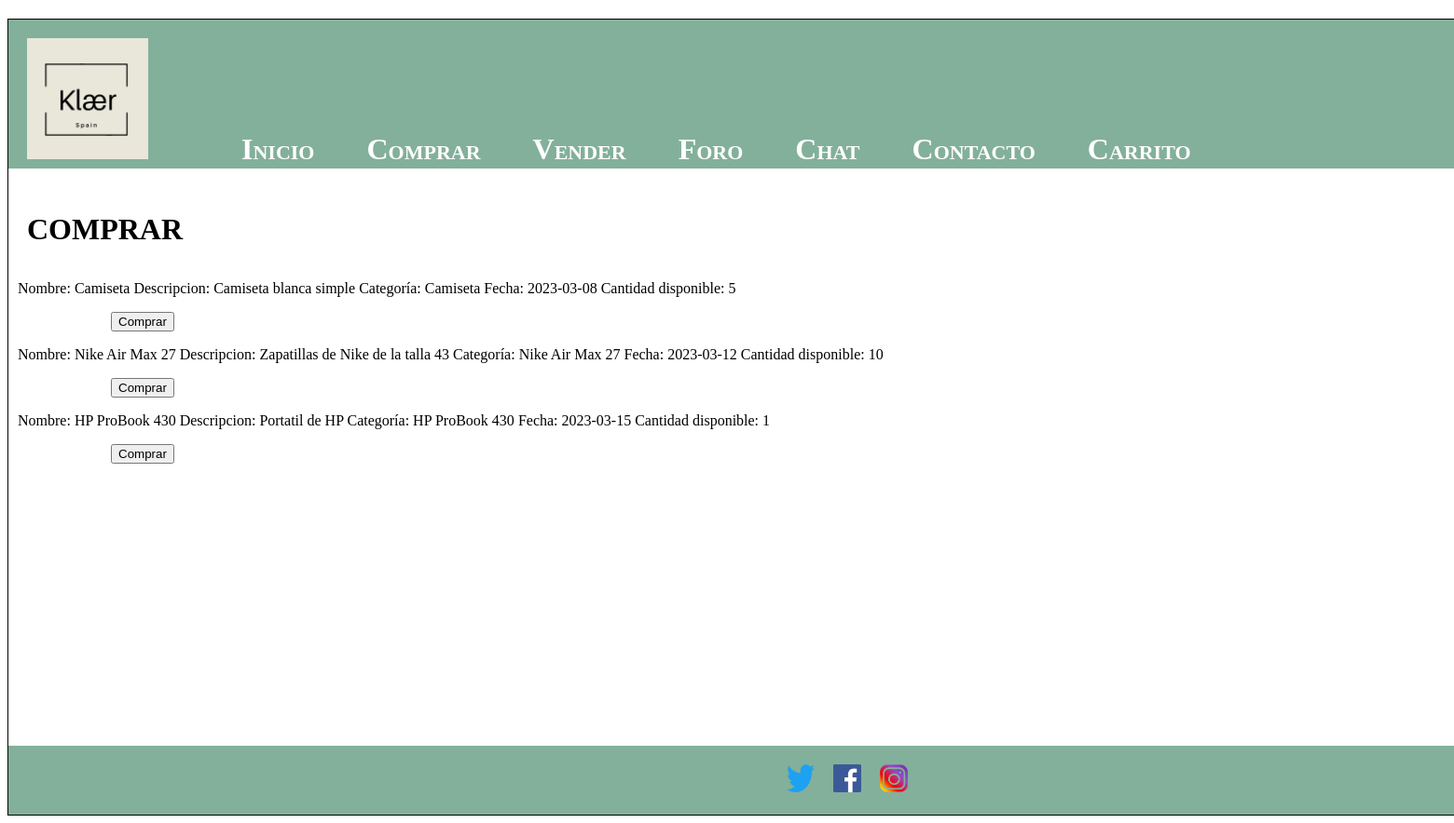
The app's page /comprar.php (signed in) with its own data.
### tables this page shows
CREATE TABLE `productos` (
  `id` int(11) NOT NULL,
  `precio` decimal(10,0) NOT NULL,
  `nombre` varchar(15) NOT NULL,
  `descripcion` varchar(2000) NOT NULL,
  `tipo` varchar(15) NOT NULL,
  `fecha` date NOT NULL,
  `cantidad` int(11) NOT NULL,
  `idUsuario` int(11) NOT NULL
);

### includes/src/usuarios/FormularioLogout.php (called while the page is built, shortened)
<?php
class FormularioLogout extends Formulario
{
    protected function generaCamposFormulario(&$datos)
    {
        $camposFormulario = <<<EOS
            <button class="enlace" type="submit">(salir)</button>
        EOS;
        return $camposFormulario;
    }
}

### includes/src/Producto.php (called while the page is built, shortened)
<?php
class Producto
{
    public static function buscaDisponibles()
    {
        $conn = Aplicacion::getInstance()->getConexionBd();
        $query = sprintf("SELECT * FROM Productos WHERE id> %d", 0);
        $rs = $conn->query($query);
        $disponibles = [];
        if ($rs) {
           while ($fila = $rs->fetch_assoc()){
                if ($fila) {
                    $result = new Producto($fila['nombre'], $fila['precio'], $fila['descripcion'] , $fila['tipo'], $fila['fecha'], $fila['cantidad'], $fila['id']);
                    $disponibles[] = $result;
                }
           }
        } else {
            error_log("Error BD ({$conn->errno}): {$conn->error}");
        }
        return $disponibles;
    }
    private $nombreProd;
    private $descripcion;
    private $fecha;
    private $stock;
    private function __construct($nombreProd, $precio, $descripcion, $tipo, $fecha, $stock, $id = null)
    {
        $this->nombreProd = $nombreProd;
        $this->descripcion = $descripcion;
        $this->fecha = $fecha;
        $this->stock = $stock;
    }
    public function getNombreProd()
    {
        return $this->nombreProd;
    }
    public function getDescripcion()
    {
        return $this->descripcion;
    }
    public function getFecha()
    {
        return $this->fecha;
    }
    public function getStock()
    {
        return $this->stock;
    }
}

### includes/src/Aplicacion.php (called while the page is built, shortened)
<?php
class Aplicacion
{
    private static $instancia;
    public static function getInstance()
    {
        if (!self::$instancia instanceof self) {
            self::$instancia = new static();
        }
        return self::$instancia;
    }
    private $dirInstalacion;
    private $inicializada;
    private function __construct()
    {
        $this->inicializada = false;
    }
    public function init($bdDatosConexion, $rutaApp = '/', $dirInstalacion = __DIR__)
    {
        if (!$this->inicializada) {
            $this->rutaRaizApp = $rutaApp;
            $this->dirInstalacion = $dirInstalacion;
            $this->inicializada = true;
        }
    }
    public function resuelve($path = '')
    {
        $rutaAppLongitudPrefijo = mb_strlen($this->rutaRaizApp);
        return $this->rutaRaizApp . $path;
    }
    public function doInclude($path = '')
    {
        $params = array();
        $this->doIncludeInterna($path, $params);
    }
    private function doIncludeInterna($path, &$params)
    {
        include($this->dirInstalacion . $path);
    }
    public function generaVista(string $rutaVista, &$params)
    {
        $params['app'] = $this;
        $rutaVista = "/vistas{$rutaVista}";
        $this->doIncludeInterna($rutaVista, $params);
    }
    public function usuarioLogueado()
    {
        return ($_SESSION['login'] ?? false) === true;
    }
    public function nombreUsuario()
    {
        return $_SESSION['nombre'] ?? '';
    }
}

### includes/config.php (called while the page is built, shortened)
<?php
spl_autoload_register(function ($class) {
    $prefix = 'es\\klaer\\';
    $base_dir = implode(DIRECTORY_SEPARATOR, [__DIR__, 'src', '']);
    $len = strlen($prefix);
    $relative_class = substr($class, $len);
    $file = $base_dir . str_replace('\\', '/', $relative_class) . '.php';
});

### comprar.php (the view, shortened to what this page needs)
<?php
require_once __DIR__.'/includes/config.php';
$tituloPagina = 'Página de Compras';
$contenidoPrincipal='';
function buildFormProds(){
    $codigohtml = '';
    $busquedaProductos = Producto::buscaDisponibles();
    $prodsSerializado = base64_encode(serialize($busquedaProductos));
    $i=0;
    foreach($busquedaProductos as $producto){
        $nombre = $producto->getNombreProd();
        $descripcion = $producto->getDescripcion();
        $tipo = $producto->getNombreProd();
        $fecha = $producto->getFecha();
        $stock = $producto->getStock();
        $codigohtml .= <<<EOS
<p> Nombre: $nombre Descripcion: $descripcion Categoría: $tipo Fecha: $fecha Cantidad disponible: $stock </p>
<form action="carrito.php" class="form-container" method="POST">
<input type="hidden" name="prod" value='$prodsSerializado'>
<input type="hidden" name="indice" value="$i">
<div><button type="submit" name="botonComprar">Comprar</button></div>
</form>
EOS;
        ++$i;
    }
    return $codigohtml;
}
if ($app->usuarioLogueado()) {
	$busquedaFor = buildFormProds();
	$contenidoPrincipal=<<<EOS
	<h1>COMPRAR</h1>
	$busquedaFor
	EOS;
} else {
  $contenidoPrincipal=<<<EOS
    <h1>Usuario no registrado!</h1>
    <p>Debes iniciar sesión para ver el contenido.</p>
  EOS;
}
$params = ['tituloPagina' => $tituloPagina, 'contenidoPrincipal' => $contenidoPrincipal];
$app->generaVista('/plantillas/lobby.php', $params);

### includes/vistas/plantillas/lobby.php (shortened to what this page needs)
<?php
$params['app']->doInclude('/vistas/helpers/plantilla.php');
?>
<!DOCTYPE html>
<html lang="es">
	<head>
		<link rel="stylesheet" type="text/css" href="<?= $params['app']->resuelve('/css/estilo.css') ?>" /></head>
	</head>
	<body>
		<div id="contenedor">
		<?php
			$params['app']->doInclude('/vistas/comun/cabecera.php');
		?>
		<main>
			<article>
				<?= $params['contenidoPrincipal'] ?>
			</article>
		</main>
		<?php
			$params['app']->doInclude('/vistas/comun/sidebarDer.php');
			$params['app']->doInclude('/vistas/comun/pie.php');
		?>
		</div>
	</body>
</html>

### includes/vistas/comun/cabecera.php (shortened to what this page needs)
<header>
    <?php
        $app=Aplicacion::getInstance();
            echo "<img src='".$app->resuelve('/img/logo.png')."' alt='Logo Klaer' width='130' height='130'>
            &nbsp;&nbsp;&nbsp;&nbsp;&nbsp;&nbsp;&nbsp;&nbsp;&nbsp;&nbsp;&nbsp;
            &nbsp;&nbsp;&nbsp;&nbsp;&nbsp;&nbsp;&nbsp;&nbsp;&nbsp;&nbsp;&nbsp;
            <a href='".$app->resuelve('/index.php')."'> Inicio </a>
            &nbsp;&nbsp;&nbsp;&nbsp;&nbsp;&nbsp;&nbsp;&nbsp;&nbsp;&nbsp;&nbsp;
            <a href='".$app->resuelve('/comprar.php')."'> Comprar </a>
            &nbsp;&nbsp;&nbsp;&nbsp;&nbsp;&nbsp;&nbsp;&nbsp;&nbsp;&nbsp;&nbsp;
            <a href='".$app->resuelve('/vender.php')."'> Vender </a>
            &nbsp;&nbsp;&nbsp;&nbsp;&nbsp;&nbsp;&nbsp;&nbsp;&nbsp;&nbsp;&nbsp;
            <a href='".$app->resuelve('/foro.php')."'> Foro </a>
            &nbsp;&nbsp;&nbsp;&nbsp;&nbsp;&nbsp;&nbsp;&nbsp;&nbsp;&nbsp;&nbsp;
            <a href='".$app->resuelve('/chat.php')."'> Chat </a>
            &nbsp;&nbsp;&nbsp;&nbsp;&nbsp;&nbsp;&nbsp;&nbsp;&nbsp;&nbsp;&nbsp;
            <a href='".$app->resuelve('/contacto.php')."'> Contacto </a>
            &nbsp;&nbsp;&nbsp;&nbsp;&nbsp;&nbsp;&nbsp;&nbsp;&nbsp;&nbsp;&nbsp;
            <a href='".$app->resuelve('/carrito.php')."'> Carrito </a>";
        ?>
</header>

### includes/vistas/comun/sidebarDer.php (shortened to what this page needs)
<?php
function mostrarSaludo()
{
    $html = '';
    $app = Aplicacion::getInstance();
    if ($app->usuarioLogueado()) {
        $nombreUsuario = $app->nombreUsuario();
        $formLogout = new FormularioLogout();
        $htmlLogout = $formLogout->gestiona();
        $html = "Bienvenido, ${nombreUsuario}. $htmlLogout";
    } else {
        $loginUrl = $app->resuelve('/login.php');
        $registroUrl = $app->resuelve('/registro.php');
        $html = <<<EOS
        Usuario desconocido. <a href="{$loginUrl}">Login</a> <a href="{$registroUrl}">Registro</a>
      EOS;
    }
    return $html;
}
?>
<aside id="sidebarDer">
	<?= mostrarSaludo(); ?>
</aside>

### includes/src/Formulario.php (shortened to what this page needs)
<?php
abstract class Formulario
{
    private $tipoFormulario;
    private $formId;
    protected $method;
    protected $action;
    protected $classAtt;
    protected $enctype;
    public function __construct($tipoFormulario, $opciones = array())
    {
        $this->tipoFormulario = $tipoFormulario;
        $opcionesPorDefecto = array('action' => null, 'method' => 'POST', 'class' => null, 'enctype' => null, 'urlRedireccion' => null, 'formId' => '');
        $opciones = array_merge($opcionesPorDefecto, $opciones);
        $this->formId = $tipoFormulario.$opciones['formId'];
        $this->action = $opciones['action'];
        $this->method = $opciones['method'];
        $this->classAtt = $opciones['class'];
        $this->enctype  = $opciones['enctype'];
    }
    public function gestiona()
    {
        $datos = &$_POST;
        if (!$this->formularioEnviado($datos)) {
            return $this->generaFormulario();
        }
    }
    protected function formularioEnviado(&$datos)
    {
        return isset($datos['tipoFormulario']) && $datos['tipoFormulario'] == $this->tipoFormulario;
    }
    protected function generaFormulario(&$datos = array())
    {
        $htmlCamposFormularios = $this->generaCamposFormulario($datos);
        $classAtt = $this->classAtt != null ? "class=\"{$this->classAtt}\"" : '';
        $enctypeAtt = $this->enctype != null ? "enctype=\"{$this->enctype}\"" : '';
        $htmlForm = <<<EOS
        <form method="{$this->method}" action="{$this->action}" id="{$this->formId}" {$classAtt} {$enctypeAtt}>
            <input type="hidden" name="tipoFormulario" value="{$this->tipoFormulario}" />
            $htmlCamposFormularios
        </form>
        EOS;
        return $htmlForm;
    }
}

### includes/vistas/comun/pie.php (shortened to what this page needs)
<footer>
    <?php
		$app=Aplicacion::getInstance();
            echo "
            <a title='Twitter' href='https://twitter.com/home?lang=es'><img src='".$app->resuelve('/img/logotw.png')."' alt='Twitter' width='30' height='30' /></a>
            &nbsp;&nbsp;&nbsp;&nbsp;<a title='Facebook' href='https://www.facebook.com/'><img src='".$app->resuelve('/img/logofb.png')."' alt='Facebook' width='30' height='30' /></a>
            &nbsp;&nbsp;&nbsp;&nbsp;<a title='Instagram' href='https://www.instagram.com/?hl=es'><img src='".$app->resuelve('/img/logoig.png')."' alt='Instagram' width='30' height='30' /></a>";
    ?>
</footer>

### css/estilo.css (style rules this page uses)
body { background-color: #ffffff; }
div#contenedor { width: 1800px; margin: auto; border: 1px solid black; background-color: #aaaaaa; margin-top: 20px; }
header { padding: 20px; height: 120px; background-color: #83b09b; color: white; }
header a, header a:visited { font-size: xx-large; font-family: 'Lucida Sans'; font-variant: small-caps; color: white; font-weight: bold; text-decoration: none; }
main { padding: 10px; float: left; min-height: 600px; width: 1600px; background-color: white; }
footer { clear: both; padding: 20px; background-color: #83b09b; color: white; text-align: center; }
aside { padding: 10px; float: auto; background-color: #83b09b; }
h1 { padding: 10px; font-size: xx-large; font-family: 'Lucida Sans'; font-variant: small-caps; }
button { margin-left: 100px; }

### records on screen
productos: nombre "Camiseta", descripcion "Camiseta blanca simple", fecha "2023-03-08", cantidad "5"
productos: nombre "Nike Air Max 27", descripcion "Zapatillas de Nike de la talla 43", fecha "2023-03-12", cantidad "10"
productos: nombre "HP ProBook 430", descripcion "Portatil de HP", fecha "2023-03-15", cantidad "1"
